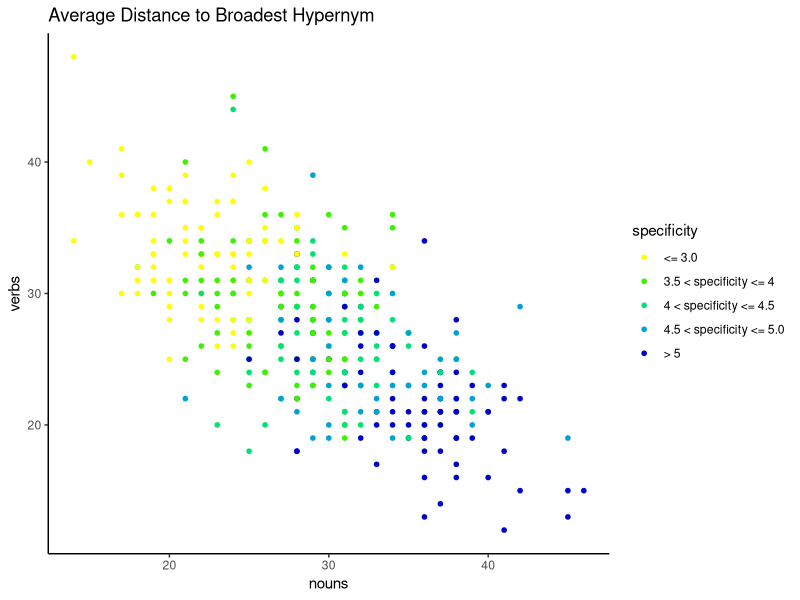
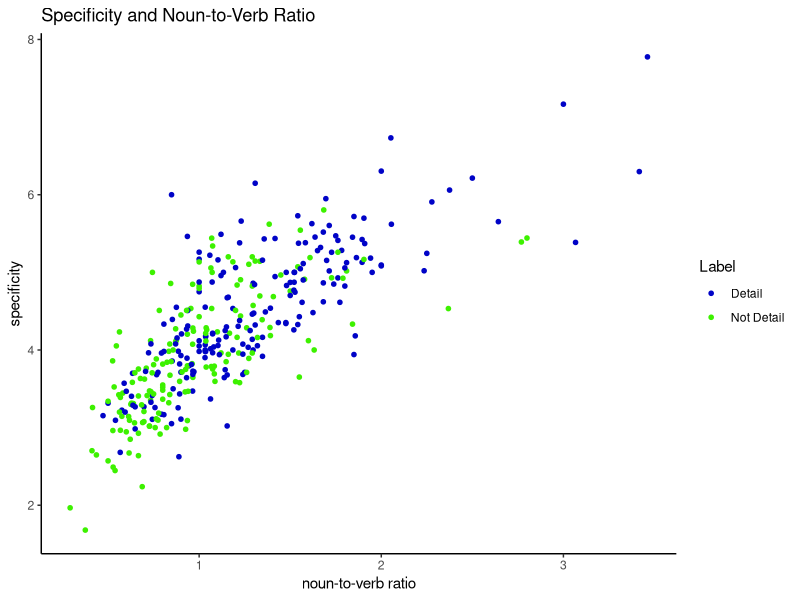
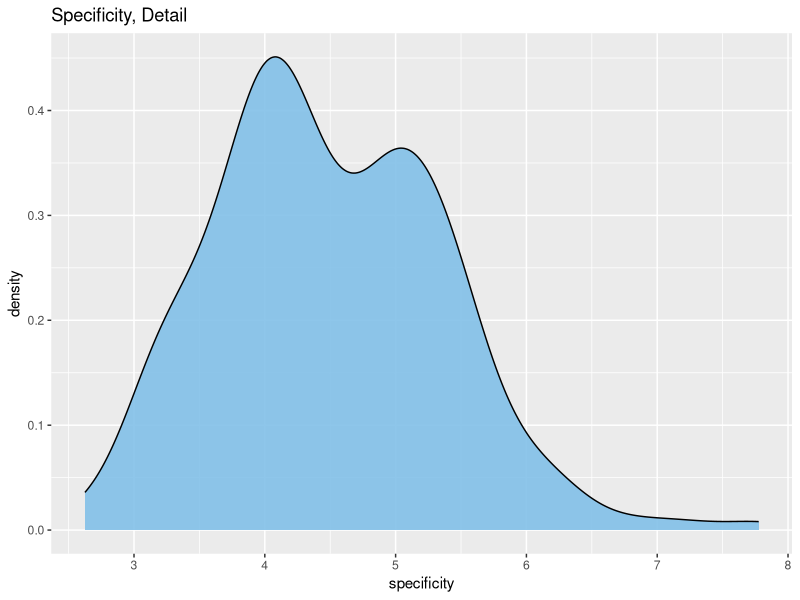
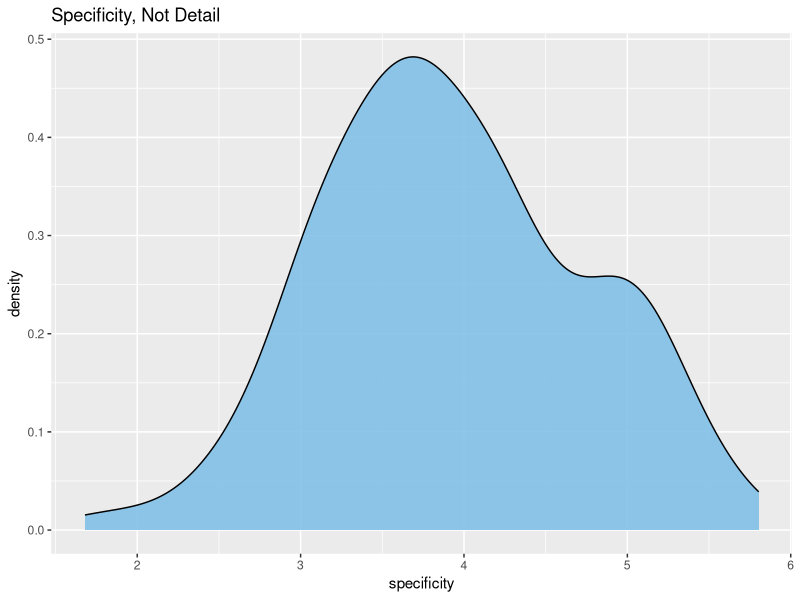

The R source for these figures, in order: (Note: this script raises an error after producing the figures.)
## Merge sample df with new data points from WordnetSpecificity / POS tagging
library(dplyr)
library(ggplot2)
df <- read.csv("data/samples_data.tsv", sep="\t", stringsAsFactors = FALSE, header = TRUE)

colnames(df) <- c("sample", "text", "rating", "specificity", "adjectives", "adverbs", "nouns", "verbs", "adpositions")
# also, add a column to denote the "class_label" label ie just checking if sample rating is above mean
df <- df %>%
  mutate(class_label = ifelse(rating > mean(rating), "detail", "not_detail"))

## gut check a couple samples / tags.
df$text[246]
df$adverbs[2]

summary(df$specificity)

df %>% group_by(class_label) %>% summarize(n = n())

## to wordnet, verbs are "less specific" than nouns.
## so, passages that contain a high number of verbs compared to adjectives
## will have their scores diluted
## in wordnet, it's quite difficult to come up with a highly hyponymic verb
## especially compared to nouns - whose top level hypernyms rarely surface as often
## as common words like "enter" (0 hypernyms) and "say" (1 level below "express")
## compared to common nouns like "house" (9 levels below "entity") and "room" (7 levels below "entity")
df %>% slice_min(specificity, n=10) %>% select(sample, specificity, verbs, nouns)
## the amount of nouns vs. verbs a text uses is highly correlated.
## there is only so much physical space an author can devote to objects
## which means that a passage primarily focusing on the actions or dialogue of two characters
## is likely going to be considered less "specific" than a package with a lot of nouns
cor(df$nouns, df$verbs)

color_vals <- c("(-Inf,3.5]" = "#ffff00","(3.5,4]" = "#3df100","(4,4.5]" = "#00e370","(4.5,5]" = "#00a2d5", "(5, Inf]" = "#0003c7")
scale_labels <- c("<= 3.0", "3.5 < specificity <= 4", "4 < specificity <= 4.5","4.5 < specificity <= 5.0", "> 5")
## graph words, nouns, colored by specificity
ggplot(data = df, aes(x=nouns, y=verbs)) +
  theme_classic() +
  geom_point(aes(color = cut(specificity, c(-Inf, 3.5, 4.0, 4.5, 5.0, Inf))), size = 1.25) +
  scale_color_manual(name = "specificity",values = color_vals, labels = scale_labels) + 
  ggtitle("Average Distance to Broadest Hypernym")

## let's group by class_label and then average specificity
df %>% group_by(class_label) %>%
  summarize(mean(specificity), mean(nouns), mean(verbs), mean(adjectives), mean(adverbs))

df %>% arrange(desc(specificity)) %>%
  filter(row_number() <= 10) %>%
  select(sample, specificity, nouns, verbs)

df %>% arrange(specificity) %>%
  filter(row_number() <= 10) %>%
  select(sample, specificity, class_label)

## let's check out a noun-to-verb ratio
df %>%arrange(specificity) %>%
  select(sample, specificity, class_label) %>% 
  filter(row_number() <= 10)

df %>% select(class_label)
df$text[72]
df <- df %>% mutate(ntv = nouns/verbs)

## label by detail / not_detail
ggplot(df, aes(x = ntv, y = specificity)) +
  theme_classic() +
  geom_point(aes(col=class_label), size = 1.25) + 
  scale_color_manual(name="Label", labels = c("Detail", "Not Detail"), 
  values = c("detail"="#0003c7", "not_detail"="#3df100")) +
  labs(title="Specificity and Noun-to-Verb Ratio", y="specificity", x="noun-to-verb ratio")

## .778 - extremely highly correlated
cor(df$ntv, df$specificity)

## is there a significant difference between the specificity of detail and non detail assignments?
ggplot(df[df$class_label=="detail",], aes(x=specificity)) + 
  geom_density(alpha=.9, fill="#82C0E7") + 
  labs(title="Specificity, Detail")

ggplot(df[df$class_label=="not_detail",], aes(x=specificity)) + 
  geom_density(alpha=.9, fill="#82C0E7") + 
  labs(title="Specificity, Not Detail")

detail <- df[df$class_label == "detail",]
not_detail <- df[df$class_label == "not_detail",]

## Is specificity normally distributed?

shapiro.test(df$specificity) # p val of .005, so it is not normal
shapiro.test(detail$specificity) # p val of .008, so it is not normal
shaprio.test(not_detail$specificity) # p val of .17, so it is normal

ggplot(detail, aes(sample = specificity)) + 
  stat_qq() +
  stat_qq_line() + 
  labs(title="QQ-Plot, Detail", x = "Theoretical", y = "Sample")

ggplot(not_detail, aes(sample = specificity)) + 
  stat_qq() +
  stat_qq_line() + 
  labs(title="QQ-Plot, Not Detail", x = "Theoretical", y = "Sample")

ggplot(df, aes(sample = specificity)) + 
  stat_qq() +
  stat_qq_line() + 
  labs(title="QQ-Plot of Specificity, 364 Random Passages", x = "Theoretical", y = "Sample")

## let's get prepositions, too...
## mean adjectives differ by .3 so not included
## detail group has more specificity because more nouns
## and more adpositions 
df %>% group_by(class_label) %>%
  summarize(mean(specificity), mean(nouns), mean(verbs), mean(adverbs), mean(adpositions))

t <- as.data.frame(df$text)
t[311,]
